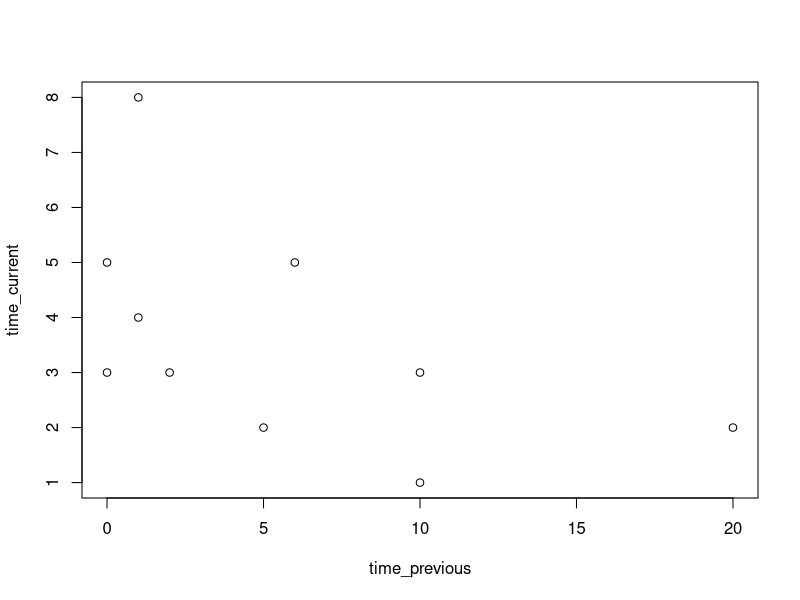
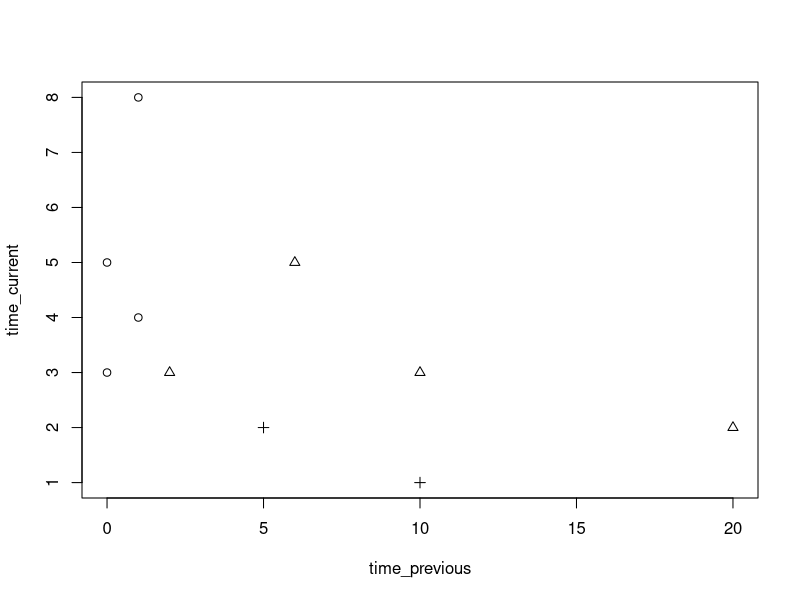

These charts were generated, in order, by the following R code: (Note: this script raises an error after producing the figures.)
## ---- chunk 1
knitr::opts_chunk$set(echo = TRUE)
## ---- chunk 2
work <- c( "Academia", "Academia", "Academia", "Industry", "Both",
           "Both", "Both", "Industry", "Both", "Academia", "Industry")
## ---- chunk 3
types_work <- factor( work )
types_work
class( types_work )
## ---- chunk 4
levels( types_work )
## ---- chunk 5
time_previous <- c( 0, 1, 0, 5, 6, 10, 2, 10, 20, 1 )
time_current <- c( 5, 8, 3, 2, 5, 3, 3, 1, 2, 4 )
## ---- chunk 6
# Plot without information about level
plot( time_previous, time_current )

# Plot with information about level
plot( time_previous, time_current, pch = as.integer( types_work ) )

## ---- chunk 7
points <- locator()
legend( x = points$x, y = points$y,
        legend = levels( types_work ),
        pch = unique( as.integer( types_work ) ) )
